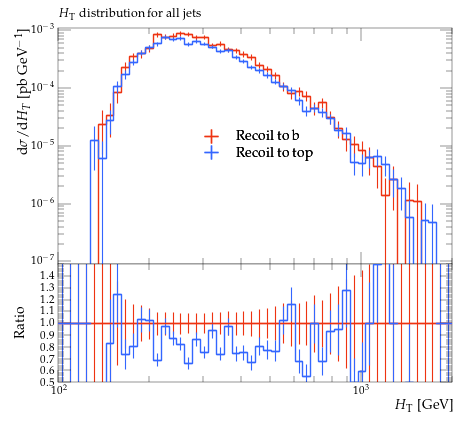

The Python source for this figure:
#! /usr/bin/env python

# This Python script was auto-generated using YODA v2.0.2.
# Analysis object: /MC_TTBAR/onelep_jet_HT
# Timestamp: 07-08-2026 (11:29:31)

import matplotlib as mpl
import matplotlib.pyplot as plt
mpl.use('Agg') # comment out for interactive use
import os
import numpy as np

plotDir = os.path.split(os.path.realpath(__file__))[0]
if 'YODA_USER_PLOT_PATH' in globals():
    plot_outdir = globals()['YODA_USER_PLOT_PATH']
else:
    plot_outdir = plotDir

#plot style
plt.style.use(os.path.join(plotDir, '../default.mplstyle'))
# plot metadata
figW, figH = plt.rcParams['figure.figsize']
ax_xLabel = r'$H_\mathrm{T}$ [GeV]'
ax_yLabel = r'$\mathrm{d}\sigma/\mathrm{d}H_T$ [pb GeV$^{-1}$]'
ax_title  = r'$H_\mathrm{T}$ distribution for all jets'
ax_xScale = 'log'
ax_yScale = 'log'
xLims = (100.0, 2000.0)
yLims = (9e-08, 0.0011)

# TeX-friendly labels for the legend
labels = {
    'legend' : ([ r"Recoil to b", r"Recoil to top" ], r""),
}

# Adjust canvas width and height
canvasW = 10.0
canvasH = 9.0
figW *= canvasW/10.
figH *= canvasH/9.

# Create figure and axis objects
fig, (ax, ratio0_ax) = plt.subplots(2, 1, sharex=True,
                  figsize=(figW,figH), gridspec_kw={'height_ratios': (6.0, 3.0)})

# Set figure margins
plt.subplots_adjust(
    left   = 1.0 * plt.rcParams['figure.subplot.left'],
    right  = 1.0 * plt.rcParams['figure.subplot.right'],
    top    = 1.0 * plt.rcParams['figure.subplot.top'],
    bottom = 1.0 * plt.rcParams['figure.subplot.bottom'])

ratio0_ax.yaxis.set_major_locator(mpl.ticker.MultipleLocator(0.1))
ratio0_ax.set_ylim(0.5, 1.4999)
ratio0_ax.set_ylabel('Ratio')

# the numerical data is stored in a separate file
dataf = dict()
prefix = os.path.split(__file__)[0]
if prefix:    prefix = prefix + '/'
exec(open(prefix+'onelep_jet_HT__data.py').read(), dataf)


legend_handles = dict() # keep track of handles for the legend

# style options for curves
# starts at zorder>=5 to draw curve on top of legend
styles = {
  'rec_b': {
    'color' : '#EE3311',
    'linestyle' : '-',
    'linewidth' : 1,
    'marker' : 'none',
    'markersize' : 2,
    'capsize' : 0.0,
    'zorder' : 5,
    'histstyle' : 1,
    'drawstyle' : 'steps-pre',
    'xerrorbars' : 1,
    'yerrorbars' : 1,
    'fillcolor' : None,
    'fillopacity' : 1.0,
    'ratio0_linestyle' : '-',
    'ratio0_linewidth' : 1,
    'ratio0_marker' : 'none',
    'ratio0_markersize' : 2,
    'ratio0_capsize' : 0.0,
    'ratio0_zorder' : 5,
    'ratio0_histstyle' : 1,
    'ratio0_drawstyle' : 'steps-pre',
    'ratio0_xerrorbars' : 1,
    'ratio0_yerrorbars' : 1,
  },
  'rec_t': {
    'color' : '#3366FF',
    'linestyle' : '-',
    'linewidth' : 1,
    'marker' : 'none',
    'markersize' : 2,
    'capsize' : 0.0,
    'zorder' : 6,
    'histstyle' : 1,
    'drawstyle' : 'steps-pre',
    'xerrorbars' : 1,
    'yerrorbars' : 1,
    'fillcolor' : None,
    'fillopacity' : 1.0,
    'ratio0_linestyle' : '-',
    'ratio0_linewidth' : 1,
    'ratio0_marker' : 'none',
    'ratio0_markersize' : 2,
    'ratio0_capsize' : 0.0,
    'ratio0_zorder' : 6,
    'ratio0_histstyle' : 1,
    'ratio0_drawstyle' : 'steps-pre',
    'ratio0_xerrorbars' : 1,
    'ratio0_yerrorbars' : 1,
  },
}

# curve from input yoda files in main panel
for label, yvals in dataf['yvals'].items():
    if all(np.isnan(v) for v in dataf['yvals'][label]):
        continue
    tmp = None
    if styles[label]['histstyle']: # draw as histogram
        xpos = dataf['xedges'][label] if styles[label]['drawstyle'] else dataf['xpoints'][label]
        ypos = np.insert(yvals, 0, yvals[0]) if styles[label]['drawstyle'] else yvals
        if styles[label]['fillcolor']: # fill area below curve
            ax.fill_between(xpos, ypos, step='pre',
                            color=styles[label]['fillcolor'],
                            alpha=styles[label]['fillopacity'])
        tmp, = ax.plot(xpos, ypos,
                       color=styles[label]['color'],
                       linestyle=styles[label]['linestyle'],
                       linewidth=styles[label]['linewidth'],
                       drawstyle=styles[label]['drawstyle'], solid_joinstyle='miter',
                       zorder=styles[label]['zorder'], label=label)
    tmp = ax.errorbar(dataf['xpoints'][label], yvals,
                      xerr=np.array(dataf['xerrs'][label])*styles[label]['xerrorbars'],
                      yerr=np.array(dataf['yerrs'][label])*styles[label]['yerrorbars'],
                      fmt=styles[label]['marker'], capsize=styles[label]['capsize'],
                      markersize=styles[label]['markersize'],
                      ecolor=styles[label]['color'],
                      color=styles[label]['color'], zorder=styles[label]['zorder'])
    tmp[-1][0].set_linestyle(styles[label]['linestyle'])
    tmp[-1][0].set_linewidth(styles[label]['linewidth'])
    if label in dataf['add_legend_handle']:  legend_handles[label] = tmp
    for varLabel in dataf['variation_yvals'].keys():
        if varLabel.startswith(label):
            tmp, = ax.plot(dataf['xedges'][label], dataf['variation_yvals'][varLabel],
                           color=styles[label]['color'],
                           linestyle=styles[label]['linestyle'],
                           linewidth=styles[label]['linewidth'],
                           drawstyle='steps-pre', solid_joinstyle='miter',
                           zorder=styles[label]['zorder'], alpha=0.5)


# plots on ratio panel
# curve from input yoda files in ratio panel
for label, yvals in dataf['ratio0_yvals'].items():
    if all(np.isnan(v) for v in yvals):
        continue
    if styles[label]['ratio0_histstyle']: # plot as histogram
        xpos = dataf['xedges']['rec_b'] if styles[label]['ratio0_drawstyle'] else dataf['xpoints']['rec_b']
        ypos = np.insert(yvals, 0, yvals[0]) if styles[label]['ratio0_drawstyle'] else yvals
        ratio0_ax.plot(xpos, ypos,
                       color=styles[label]['color'],
                       linewidth=styles[label]['linewidth'],
                       linestyle=styles[label]['ratio0_linestyle'],
                       drawstyle=styles[label]['ratio0_drawstyle'], zorder=styles[label]['zorder'],
                       solid_joinstyle='miter')
    tmp = ratio0_ax.errorbar(dataf['xpoints']['rec_b'], yvals,
                             xerr=np.array(dataf['ref_xerrs'])*styles[label]['ratio0_xerrorbars'],
                             yerr=np.array(dataf['ratio0_yerrs'][label])*styles[label]['ratio0_yerrorbars'],
                             fmt=styles[label]['ratio0_marker'], capsize=styles[label]['ratio0_capsize'],
                             markersize=styles[label]['ratio0_markersize'],
                             ecolor=styles[label]['color'],
                             color=styles[label]['color'])
    tmp[-1][0].set_linestyle(styles[label]['ratio0_linestyle'])
    tmp[-1][0].set_linewidth(styles[label]['ratio0_linewidth'])

    for varlabel in dataf['ratio0_variation_vals'].keys():
        if varlabel.startswith(label):
            ratio0_ax.plot(dataf['xedges']['rec_b'],
                            dataf['ratio0_variation_vals'][varlabel],
                            color=styles[label]['color'],
                            linestyle=styles[label]['linestyle'],
                            linewidth=styles[label]['linewidth'],
                            drawstyle='steps-pre', solid_joinstyle='miter',
                            zorder=1, alpha=0.5)

legend_items = list(legend_handles.values())
ax.add_artist(ax.legend(legend_items,
                        labels['legend'][0],
                        title=labels['legend'][1],
                        alignment='left',
                        loc='center',
                        bbox_to_anchor=(0.5, 0.5)))

# set plot metadata as defined above
ratio0_ax.set_xlabel(ax_xLabel)
ratio0_ax.xaxis.set_label_coords(1., -0.15)
ax.set_ylabel(ax_yLabel, ha='right', va='top')
ax.yaxis.set_label_coords(-0.11, 1.0)
ax.set_title(ax_title, loc='left')
ax.set_xscale(ax_xScale)
ax.set_yscale(ax_yScale)
ax.set_xlim(xLims)
ax.set_ylim(yLims)

# tick formatting
plt.rcParams['xtick.top'] = True
plt.rcParams['ytick.right'] = True
ax.yaxis.set_major_locator(mpl.ticker.LogLocator(base=10.0, numticks=np.inf))
ax.yaxis.set_minor_locator(mpl.ticker.LogLocator(
                           base=10.0, subs=np.arange(0.1, 1, 0.1), numticks=np.inf))
fig.align_ylabels((ax, ratio0_ax))
plt.savefig(os.path.join(plot_outdir, 'onelep_jet_HT.pdf'), format='PDF')
plt.savefig(os.path.join(plot_outdir, 'onelep_jet_HT.png'), format='PNG')

plt.close(fig)
